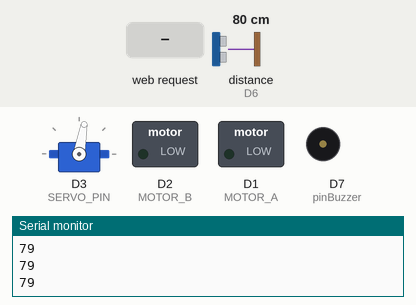
The sketch below on a simulated ESP8266 (NodeMCU). On the bench: servo, switched loads named in the sketch (green lamp = pin HIGH), buzzer (waves = sounding), the last lines printed to the serial monitor. Wiring (inferred from the names in the program): ultrasonic range finder: trigger D5; echo D6. The test bench sets the inputs (shaded band); at power-on: distance to the obstacle (sensor on D6) 80 cm. The echo pulse lasts 58.3 µs per cm; pins used as bus, display or sensor lines are not drawn.

Above: at 1.2 s.
1.3 s: distance to the obstacle (sensor on D6) set to 12 cm
2.8 s: distance to the obstacle (sensor on D6) set to 9 cm
At 4.0 s:
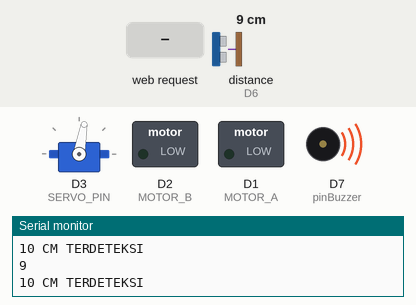
4.3 s: HTTP request GET /forward received
At 5.7 s:
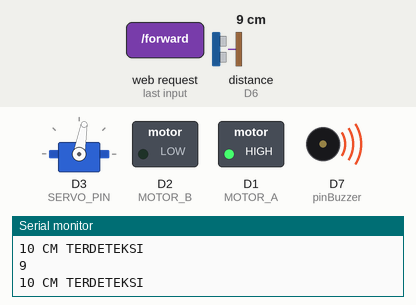
6.1 s: HTTP request GET /backward received
At 7.3 s:
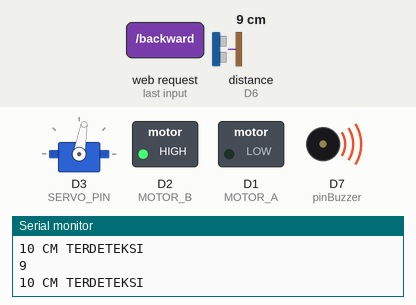
7.9 s: HTTP request GET /servoRight received
At 8.8 s:
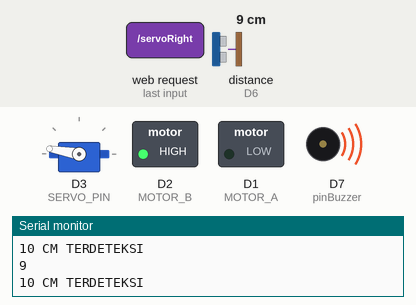
9.8 s: HTTP request GET /stop received
At 11.4 s:
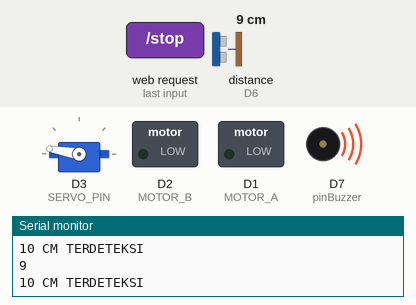
Timing chart, 0 to 12.6 s (numbered marks = the images above; inputs shaded):
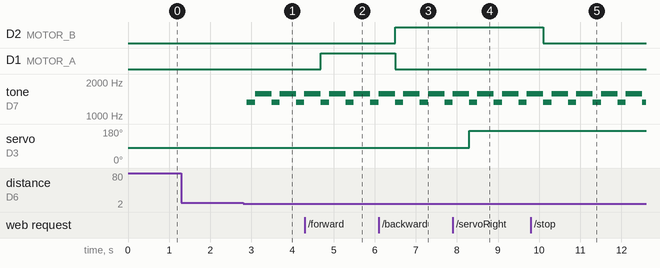

The sketch:

RC.ino
```cpp
#include <ESP8266WiFi.h>
#include <ESP8266WebServer.h>
#include <Servo.h>

#define TRIG D5
#define ECHO D6

const int MOTOR_A = D1;
const int MOTOR_B = D2;
const int SERVO_PIN = D3;
const int pinBuzzer = D7;

const int SPEED_MAX = 1023;

ESP8266WebServer server(80);
Servo myServo;
int servoPos   = 80;

void handleForward() {
  analogWrite(MOTOR_A, SPEED_MAX);
  analogWrite(MOTOR_B, 0);
  server.send(200, "text/plain", "forward");
}

void handleBackward() {
  analogWrite(MOTOR_A, 0);
  analogWrite(MOTOR_B, SPEED_MAX);
  server.send(200, "text/plain", "backward");
}

void handleStop() {
  analogWrite(MOTOR_A, 0);
  analogWrite(MOTOR_B, 0);
  server.send(200, "text/plain", "stop");
}

void handleServoRight() {
  servoPos = 170;
  myServo.write(servoPos);
  server.send(200, "text/plain", "servo right");
}

void handleServoLeft() {
  servoPos = 45;
  myServo.write(servoPos);
  server.send(200, "text/plain", "servo left");
}

void handleServoCenter() {
  servoPos = 80;
  myServo.write(servoPos);
  server.send(200, "text/plain", "center");
}

void handleUltrasonic() {
  digitalWrite(TRIG, LOW);
  delayMicroseconds(2);

  digitalWrite(TRIG, HIGH);
  delayMicroseconds(10);
  digitalWrite(TRIG, LOW);

  long dur = pulseIn(ECHO, HIGH);
  long cm = dur * 0.0343 / 2;

  Serial.println(cm);

  if (cm > 0 && cm <= 10) {
    Serial.println("10 CM TERDETEKSI");
    tone(pinBuzzer, 659 * 2);
    delay(200);
    tone(pinBuzzer, 784 * 2);
    delay(300);
  } else {
    noTone(pinBuzzer);
  }

  delay(100);
}

void setup() {
  Serial.begin(115200);
  pinMode(MOTOR_A, OUTPUT);
  pinMode(MOTOR_B, OUTPUT);

  myServo.attach(SERVO_PIN);
  myServo.write(servoPos);

  pinMode(TRIG, OUTPUT);
  pinMode(ECHO, INPUT);

  WiFi.persistent(false);
  WiFi.disconnect(true);
  WiFi.mode(WIFI_AP);
  WiFi.setSleepMode(WIFI_NONE_SLEEP);
  WiFi.setPhyMode(WIFI_PHY_MODE_11N);

  IPAddress apIP(192, 168, 4, 1);
  IPAddress gw(192, 168, 4, 1);
  IPAddress sn(255, 255, 255, 0);
  WiFi.softAPConfig(apIP, gw, sn);

  WiFi.softAP("RC", "12345678", 6, false, 3);

  server.on("/forward", handleForward);
  server.on("/backward", handleBackward);
  server.on("/stop", handleStop);
  server.on("/servoRight", handleServoRight);
  server.on("/servoLeft", handleServoLeft);
  server.on("/center", handleServoCenter);

  server.begin();
}

void loop() {
  server.handleClient();
  handleUltrasonic();
}
```

Measured:
- the behaviour switches between 11 and 10 cm on distance to the obstacle (sensor on D6) (found by bisection; images 0 and 1)
- after the input at 2.8 s, tone on D7 (pinBuzzer): alternates 1568 Hz for 0.40 s and 1318 Hz for 0.20 s, starting after 0.09 s
- after the input at 4.3 s, D1 (MOTOR_A): LOW → HIGH after 0.39 s
- after the input at 6.1 s, D2 (MOTOR_B): LOW → HIGH after 0.40 s; D1 (MOTOR_A): HIGH → LOW after 0.40 s
- after the input at 7.9 s, servo on D3 (SERVO_PIN): 80° → 170° after 0.40 s
- after the input at 9.8 s, D2 (MOTOR_B): HIGH → LOW after 0.30 s
